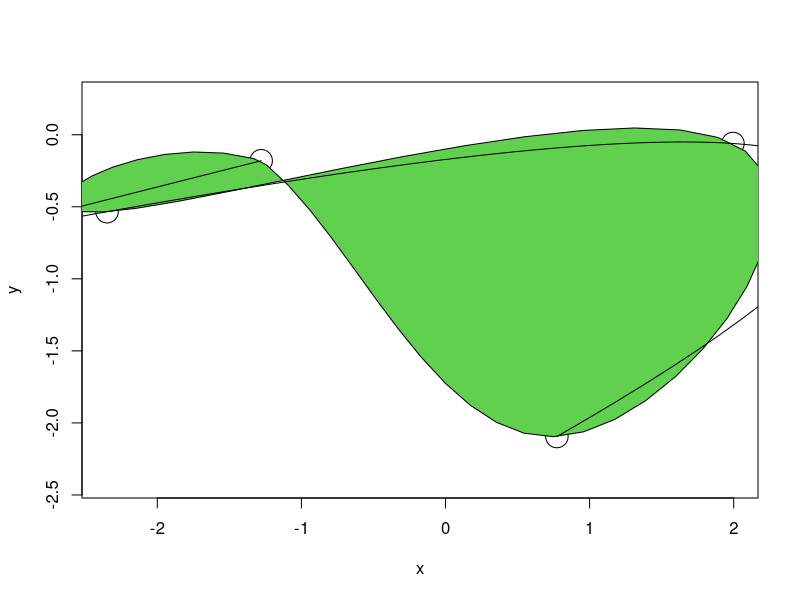
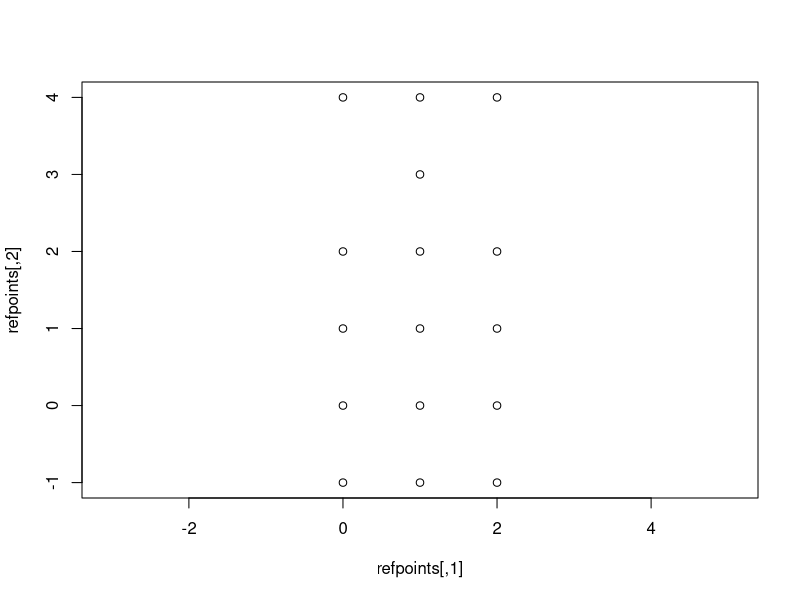
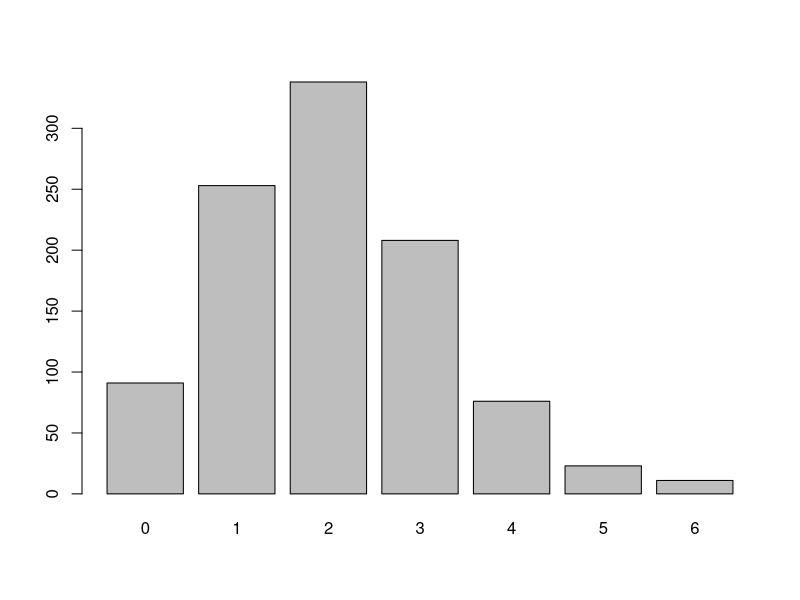
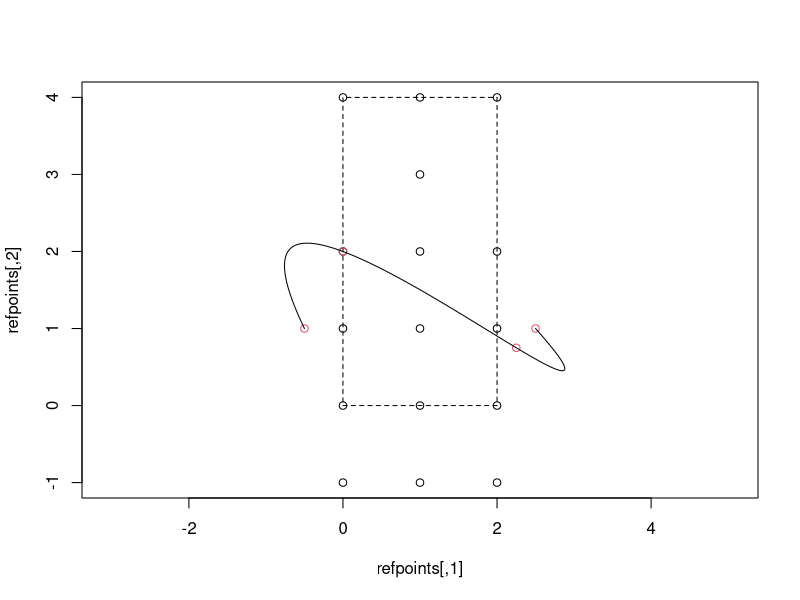
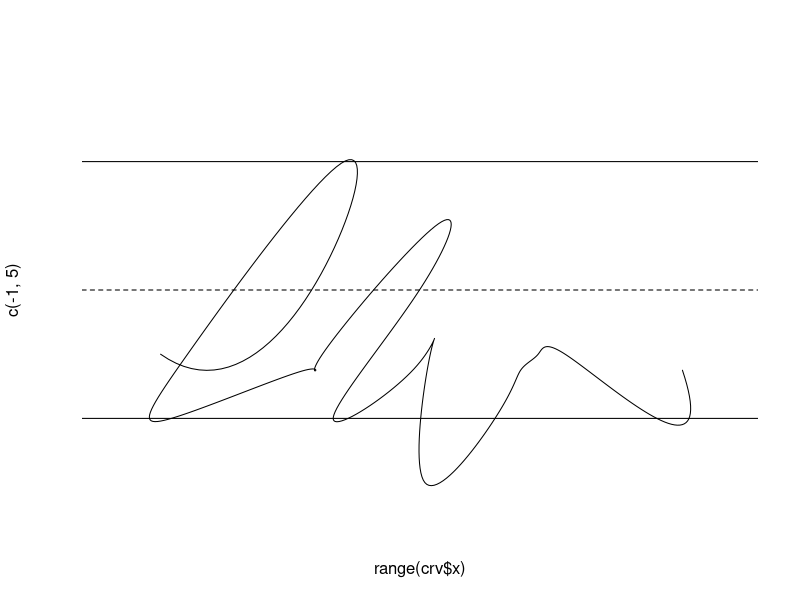
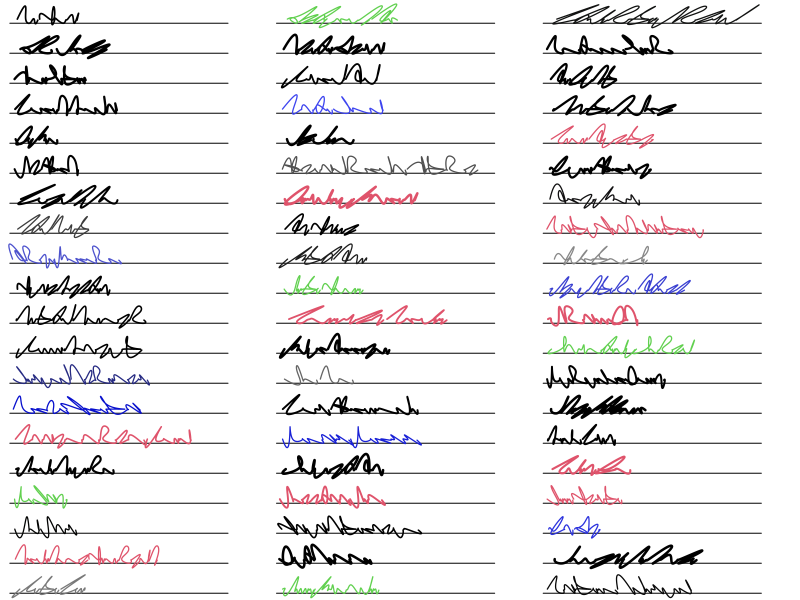
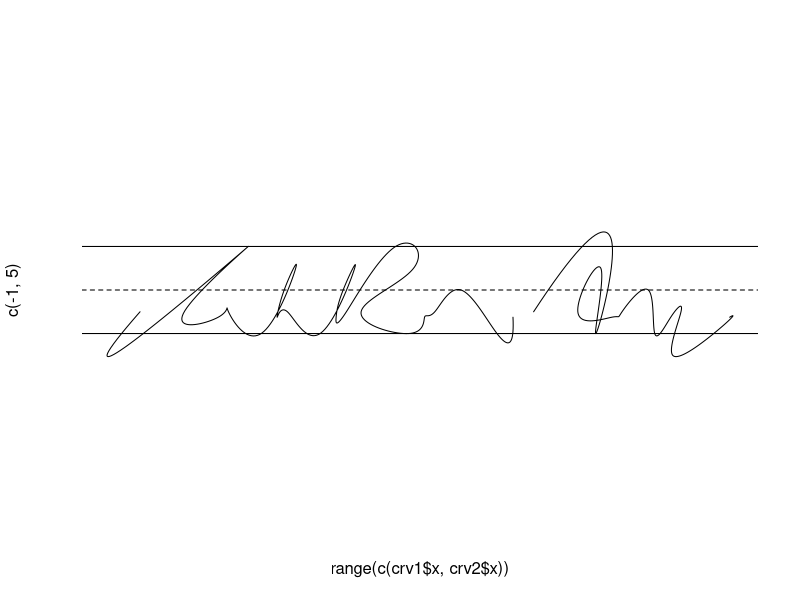
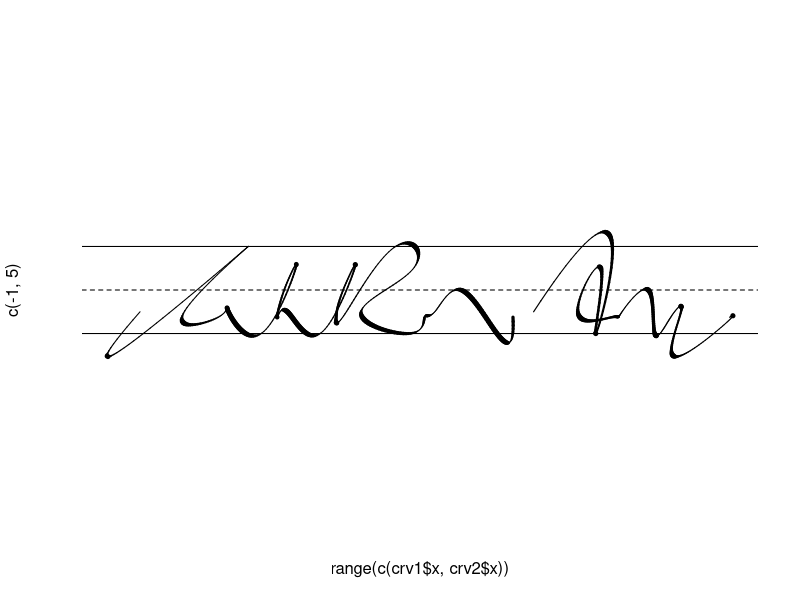

R code for these plots, in order:


# spline (curve lines through fixed points)
myspline <- function(x,y, sort = FALSE, circular = FALSE, ...){
    if(sort){
        y <- y[order(x)]
        x <- sort(x)
    }
    if(circular){
        x <- c(x[(length(x)-1):length(x)], x, x[1:3])
        y <- c(y[(length(y)-1):length(y)], y, y[1:3])
    }
    sx <- spline(1:length(x),x, ...)
    sy <- spline(1:length(y),y, ...)
    if(circular){
        ind <- which(sx$x >= 3 & sx$x <= length(x)-2)
        sx$y <- sx$y[ind]
        sy$y <- sy$y[ind]
    }
    return(list(x=sx$y, y=sy$y))
}

mycirularspline <- function(x,y, sort = FALSE, ...){
    if(sort){
        y <- y[order(x)]
        x <- sort(x)
    }
    x <- c(x[(length(x)-1):length(x)], x, x[1:3])
    y <- c(y[(length(y)-1):length(y)], y, y[1:3])
    sx <- spline(1:length(x),x, ...)
    sy <- spline(1:length(y),y, ...)
    
    ind <- which(sx$x >= 3 & sx$x <= length(x)-2)
    
    return(list(x = sx$y[ind], 
                y = sy$y[ind]))
    
}

x <- rnorm(4)
y <- rnorm(4)


plot(x,y, asp=1, cex=3)
polygon(myspline(x,y, n=100, circular = TRUE), col=3)
lines(myspline(x,y, n=100))




# ~ cursive?

# O O O  ------- top (4)
# 
#   O
# 
# O O O  ------- mid (2)
# 
# O   O
# 
# O O O  ------- bot (0)
# 
# O   O


refpoints <- cbind(
    c(0,1,2, 1, 0,1,2, 0,1,2, 0,1,2, 0,1,2),
    c(4,4,4, 3, 2,2,2, 1,1,1, 0,0,0, -1,-1,-1)
)

plot(refpoints, asp=1)

# letters start at (-.5,1) and end at (2.5,1)

x <- pmin(rpois(1000, 3), rpois(1000, 3))
barplot(table(x))

np <- min(rpois(2,3))
while(np==0){ np <- min(rpois(2,3)) }

pts.id <- sample(1:nrow(refpoints), np, replace = FALSE)
pts <- rbind(c(-.5,1), refpoints[pts.id,,drop=FALSE], c(2.25,.75), c(2.5,1))

crv <- myspline(x=pts[,1], y=pts[,2], n=100)

plot(refpoints,asp=1)
rect(0,0,2,4, lty=2)
points(pts, col=2)
lines(crv)


getLetter <- function(alphabet = NULL){
    if(is.null(alphabet)){
        stop('forgot alphabet')
    }else{
        letter <- alphabet[[sample(length(alphabet),1)]]
        pts.id <- letter$idx
        width <- letter$width
    }
    pts <- rbind(c(-.5,1), refpoints[pts.id,,drop=FALSE], c(width-.75,.75))
    return(list(pts = pts, width = width))
}


alphabet <- lapply(1:24, function(i){
    np <- min(rpois(2,3))
    pts.id <- sample(1:nrow(refpoints), np, replace = FALSE)
    if(!any(refpoints[pts.id,2]==0)){
        extra <- sample(which(refpoints[,2]==0), 1)
        pts.id <- c(pts.id, extra)
        if(length(pts.id) > 1){
            pts.id <- sample(pts.id)
        }
    }
    if(any(refpoints[pts.id,2]==-1) & any(refpoints[pts.id,2]==4)){
        keeplow <- which.max(refpoints[pts.id,2]==-1) < 
            which.max(refpoints[pts.id,2]==4)
        if(keeplow){
            pts.id <- pts.id[-which(refpoints[pts.id,2]==4)]
        }else{
            pts.id <- pts.id[-which(refpoints[pts.id,2]==-1)]
        }
    }
    width <- 3
    if(!any(refpoints[pts.id,1]==2)){
        width <- 2
        if(!any(refpoints[pts.id,1]==1)){
            width <- 1
        }
    }
    if(!any(refpoints[pts.id,1]==0)){
        width <- width-1
        pts.id.new <- pts.id - 1
        pts.id.new[pts.id == 4] <- 4
        pts.id <- pts.id.new
    }
    return(list(idx = pts.id, width = width))
})

ALPHABET <- lapply(1:24, function(i){
    np <- min(rpois(2,3))
    pts.id <- sample(1:nrow(refpoints), np, replace = FALSE)
    if(!any(refpoints[pts.id,2]==0)){
        extra <- sample(which(refpoints[,2]==0), 1)
        pts.id <- c(pts.id, extra)
        if(length(pts.id) > 1){
            pts.id <- sample(pts.id)
        }
    }
    if(!any(refpoints[pts.id,2]==4)){
        extra <- sample(which(refpoints[,2]==4), 1)
        pts.id <- c(pts.id, extra)
        if(length(pts.id) > 1){
            pts.id <- sample(pts.id)
        }
    }
    if(any(refpoints[pts.id,2]==-1)){
        pts.id <- pts.id[-which(refpoints[pts.id,2]==-1)]
    }
    return(list(idx = pts.id, width = 3))
})



wordlength <- rpois(1, 4)
while(wordlength < 2){ wordlength <- rpois(1,4) }

word <- lapply(1:wordlength, function(i){
    if(i == 1){
        getLetter(ALPHABET)
    }else{
        getLetter(alphabet)
    }
})
lengths <- sapply(word, function(x){x$width})

for(i in 2:wordlength){
    word[[i]]$pts[,1] <- word[[i]]$pts[,1] + sum(lengths[1:(i-1)])
}

wordpts <- do.call(rbind, lapply(word, function(x){ x$pts }))
crv <- myspline(wordpts[,1], wordpts[,2], n = 100*wordlength)

# expansion/contraction
ecFactor <- runif(1, min=.8, max=1.5)
crv$x <- crv$x * ecFactor

# italicization
itFactor <- runif(1, min=-.5, max=.5)
crv$x <- crv$x + itFactor*crv$y


plot(range(crv$x), c(-1,5), col='white', axes=FALSE, asp=1)
abline(h=c(0,2,4), lty=c(1,2,1))
lines(crv)









layout(matrix(1:60, ncol=3))
par(mar=c(0,0,0,0))
for(signum in 1:60){
    wordlength <- rpois(1, 4)
    while(wordlength < 2){ wordlength <- rpois(1,4) }
    
    word <- lapply(1:wordlength, function(i){
        if(i == 1){
            getLetter(ALPHABET)
        }else{
            getLetter(alphabet)
        }
    })
    lengths <- sapply(word, function(x){x$width})
    
    for(i in 2:wordlength){
        word[[i]]$pts[,1] <- word[[i]]$pts[,1] + sum(lengths[1:(i-1)])
    }
    
    wordpts <- do.call(rbind, lapply(word, function(x){ x$pts }))
    crv1 <- myspline(wordpts[,1], wordpts[,2], n = 100*wordlength)
    
    wordlength <- rpois(1, 4)
    while(wordlength < 2){ wordlength <- rpois(1,4) }
    
    word <- lapply(1:wordlength, function(i){
        if(i == 1){
            getLetter(ALPHABET)
        }else{
            getLetter(alphabet)
        }
    })
    lengths <- sapply(word, function(x){x$width})
    
    for(i in 2:wordlength){
        word[[i]]$pts[,1] <- word[[i]]$pts[,1] + sum(lengths[1:(i-1)])
    }
    
    wordpts <- do.call(rbind, lapply(word, function(x){ x$pts }))
    crv2 <- myspline(wordpts[,1], wordpts[,2], n = 100*wordlength)
    
    # normalization
    crv1$x <- crv1$x - min(crv1$x) + 1
    crv2$x <- crv2$x + max(crv1$x) + .75
    
    # italicization
    itFactor <- runif(1, min=-.5, max=1)
    crv1$x <- crv1$x + itFactor*crv1$y
    crv2$x <- crv2$x + itFactor*crv2$y

    # expansion/contraction
    ecFactor <- runif(1, min=1, max=1.7)
    crv1$x <- crv1$x * ecFactor
    crv2$x <- crv2$x * ecFactor
    
    # line width
    lwd <- runif(1, min=1.5, max=2.5)
    if(runif(1) < .5){
        lwd <- 1.25
    }
    
    # color
    if(lwd > 1.5){
        col <- sample(1:2,1, prob = c(.9,.1))
    }else{
        col <- sample(1:5,1)
        if(col==5){
            col <- hsv(.8,0,runif(1,min=0,max=.6))
        }
        if(col==1){
            col <- hsv(runif(1), runif(1,max=.1), runif(1,max=.1))
        }
        if(col==4){
            col <- hsv(.66, runif(1,min=.5), runif(1,min=.4,max=1))
        }
    }

    
    #plot(range(c(crv1$x,crv2$x)), c(-1,5), col='white', axes=FALSE, asp=1)
    plot(c(0,60), c(-1,5), col='white', axes=FALSE, asp=1)
    #abline(h=c(0,2,4), lty=c(1,2,1))
    lines(c(0,53),c(0,0))
    lines(crv1, lwd=lwd, col = col)
    lines(crv2, lwd=lwd, col = col)
}






# reset
layout(1)
par(mar = c(5,4,4,2)+.1)



# calligraphic script
{
    wordlength <- rpois(1, 4)
    while(wordlength < 2){ wordlength <- rpois(1,4) }
    
    word <- lapply(1:wordlength, function(i){
        if(i == 1){
            getLetter(ALPHABET)
        }else{
            getLetter(alphabet)
        }
    })
    lengths <- sapply(word, function(x){x$width})
    
    for(i in 2:wordlength){
        word[[i]]$pts[,1] <- word[[i]]$pts[,1] + sum(lengths[1:(i-1)])
    }
    
    wordpts <- do.call(rbind, lapply(word, function(x){ x$pts }))
    crv1 <- myspline(wordpts[,1], wordpts[,2], n = 100*wordlength)
    
    wordlength <- rpois(1, 4)
    while(wordlength < 2){ wordlength <- rpois(1,4) }
    
    word <- lapply(1:wordlength, function(i){
        if(i == 1){
            getLetter(ALPHABET)
        }else{
            getLetter(alphabet)
        }
    })
    lengths <- sapply(word, function(x){x$width})
    
    for(i in 2:wordlength){
        word[[i]]$pts[,1] <- word[[i]]$pts[,1] + sum(lengths[1:(i-1)])
    }
    
    wordpts <- do.call(rbind, lapply(word, function(x){ x$pts }))
    crv2 <- myspline(wordpts[,1], wordpts[,2], n = 100*wordlength)
    
    # normalization
    crv1$x <- crv1$x - min(crv1$x) + 1
    crv2$x <- crv2$x + max(crv1$x) + .75
    
    # italicization
    itFactor <- runif(1, min=-.5, max=1)
    crv1$x <- crv1$x + itFactor*crv1$y
    crv2$x <- crv2$x + itFactor*crv2$y
    
    # expansion/contraction
    ecFactor <- runif(1, min=1, max=1.7)
    crv1$x <- crv1$x * ecFactor
    crv2$x <- crv2$x * ecFactor
} # generate signature (crv1, crv2)

plot(range(c(crv1$x,crv2$x)), c(-1,5), col='white', axes=FALSE, asp=1)
abline(h=c(0,2,4), lty=c(1,2,1))
lines(crv1)
lines(crv2)

angles1 <- atan2(diff(crv1$y), diff(crv1$x))
w1 <- 2*cos(2*(angles1 + pi/4)) + 3
angles2 <- atan2(diff(crv2$y), diff(crv2$x))
w2 <- 2*cos(2*(angles2 + pi/4)) + 3

plot(range(c(crv1$x,crv2$x)), c(-1,5), col='white', axes=FALSE, asp=1)
abline(h=c(0,2,4), lty=c(1,2,1))
for(i in 2:length(crv1$x)){
    lines(crv1$x[(i-1):i], crv1$y[(i-1):i], lwd=w1[i-1])
}
for(i in 2:length(crv2$x)){
    lines(crv2$x[(i-1):i], crv2$y[(i-1):i], lwd=w2[i-1])
}



# inspirational quote

nwords <- max(rpois(2,13))

wordlengths <- replicate(nwords,{
    wordlength <- rpois(1, 4)
    while(wordlength == 0){ wordlength <- rpois(1,4) }
    if(wordlength == 1){
        wordlength <- rpois(1,4) 
        while(wordlength == 0){ wordlength <- rpois(1,4) }
    }
    wordlength
})

wordrows <- 1 + (cumsum(wordlengths) %/% 50)


plot(c(-1,51), c(0, -max(wordrows)*6-6), col='white', asp=1)
for(r in unique(wordrows)){
    for(wi in which(wordrows==r)){
        
    }
}




